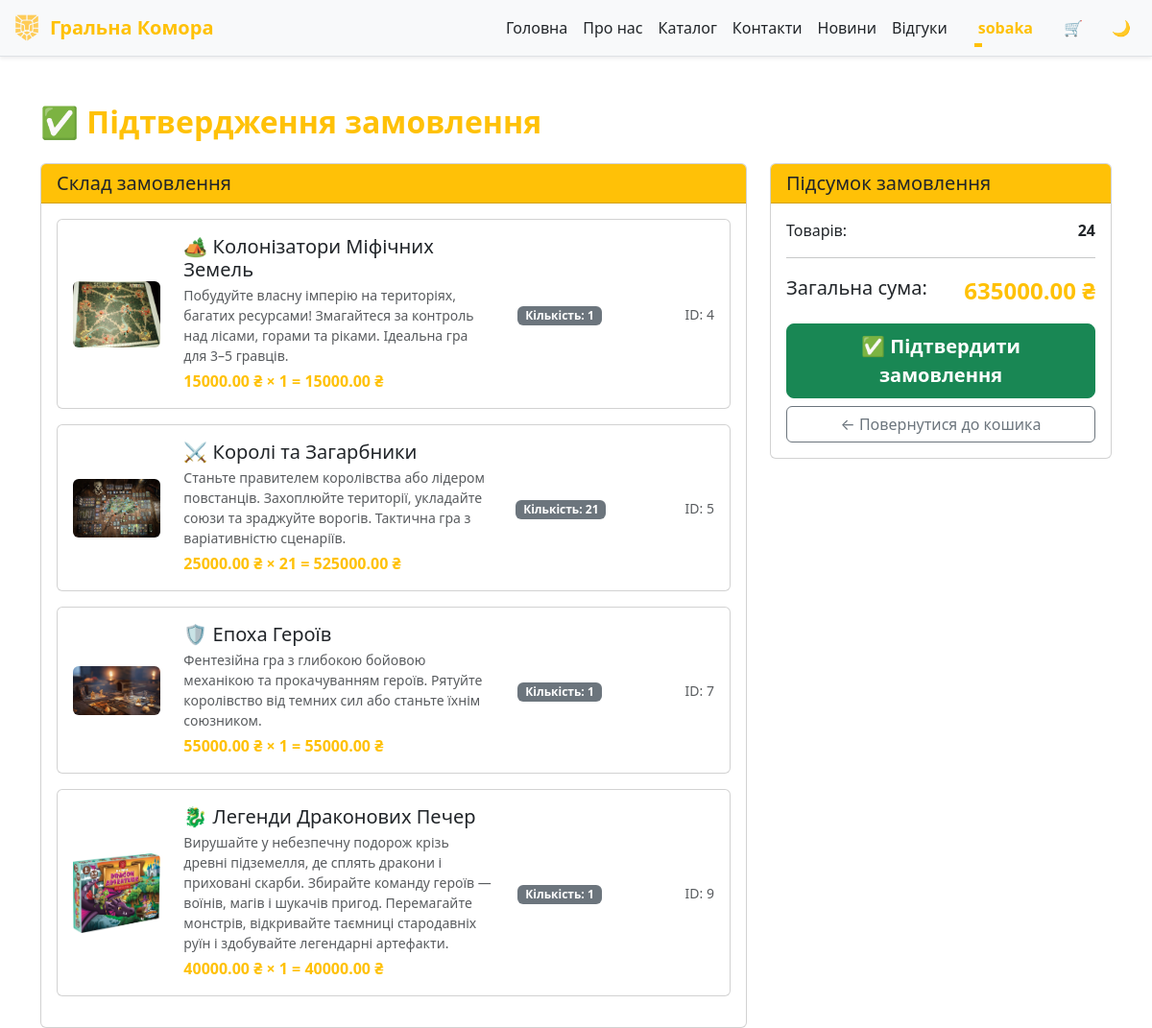
The app's page /checkout (signed in), older data.
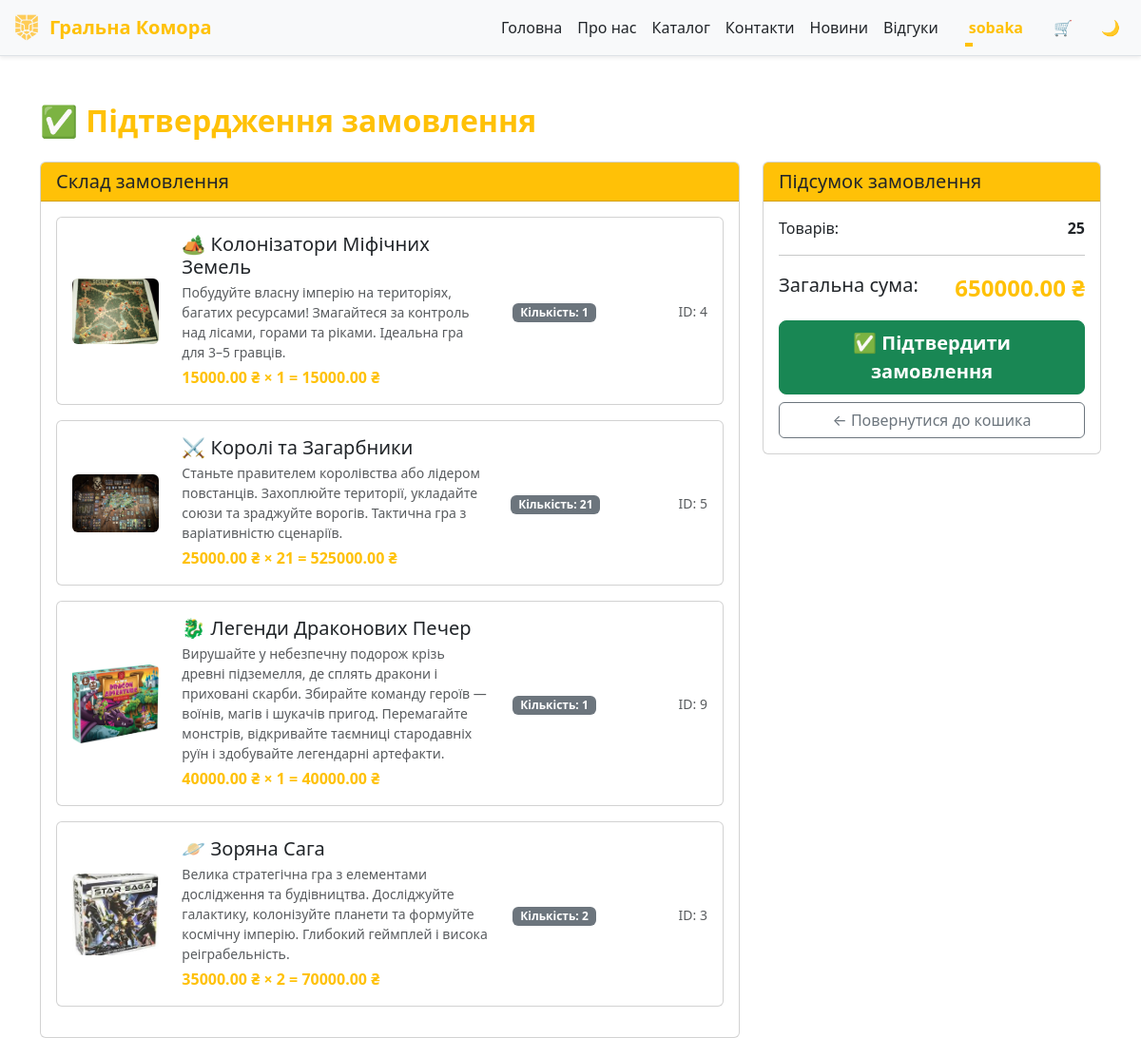
The same page, newer data.
### app/models/user.py (models this page shows, shortened)
class User(db.Model):
    __tablename__ = 'users'
    PRIVILEGE_TIERS = {
        'Default': {
            'label': 'Default',
            'discount_percent': 0,
            'badge_class': 'secondary'
        },
        'Gold': {
            'label': 'Gold',
            'discount_percent': 5,
            'badge_class': 'warning'
        },
        'Diamond': {
            'label': 'Diamond',
            'discount_percent': 10,
            'badge_class': 'info'
        },
        'VIP': {
            'label': 'VIP',
            'discount_percent': 20,
            'badge_class': 'success'
        },
    }
    ALLOWED_STATUSES = {'User', 'Admin', 'Moder'}
    id = db.Column(db.Integer, primary_key=True, autoincrement=True)
    nickname = db.Column(db.String(80), unique=True, nullable=False)
    email = db.Column(db.String(120), unique=True, nullable=False)
    password = db.Column(db.String(200), nullable=False)
    status = db.Column(db.String(20), default='User')
    privilege = db.Column(db.String(20), default='Default')
    @property
    def privilege_info(self):
        return self.PRIVILEGE_TIERS.get(self.privilege, self.PRIVILEGE_TIERS['Default'])
    @property
    def privilege_label(self):
        return self.privilege_info['label']
    @property
    def discount_percent(self):
        return self.privilege_info['discount_percent']
    @property
    def discount_multiplier(self):
        percent = self.discount_percent
        return round(1 - (percent / 100), 2) if percent else 1.0

### app/models/desktop.py (models this page shows, shortened)
class Desktop(db.Model):
    __tablename__ = 'desktop'
    id = db.Column(db.Integer, primary_key=True)
    name = db.Column(db.String(100), nullable=False)
    description = db.Column(db.String(100), nullable=False)
    price = db.Column(db.Float, nullable=False)
    image = db.Column(db.String(255), nullable=False)

### app/models/cart.py (models this page shows, shortened)
class CartItem(db.Model):
    __tablename__ = 'cart_items'
    id = db.Column(db.Integer, primary_key=True)
    user_id = db.Column(db.Integer, db.ForeignKey('users.id'), nullable=False)
    item_id = db.Column(db.Integer, db.ForeignKey('desktop.id'), nullable=False)
    quantity = db.Column(db.Integer, default=1, nullable=False)
    user = db.relationship('User', backref='cart_items', lazy='select')
    item = db.relationship('Desktop', backref='in_carts', lazy='select')

### app/routes.py (the view)
@main.route('/checkout')
@login_required
def checkout():
    user_id = g.current_user.id
    cart_items = CartItem.query.filter_by(user_id=user_id).all()
    if not cart_items or len(cart_items) == 0:
        return redirect(url_for('main.cart'))
    carts = []
    total_amount = 0.0
    total_items = 0
    discount_multiplier = getattr(g.current_user, 'discount_multiplier', 1.0)
    discount_percent = getattr(g.current_user, 'discount_percent', 0)
    for item in cart_items:
        if not item.item:
            continue
        price_str = str(item.item.price).replace(' ', '').replace(',', '.')
        price = float(price_str) if price_str else 0.0
        item_total = price * item.quantity
        item_total_discounted = item_total * discount_multiplier
        total_amount += item_total_discounted
        total_items += item.quantity
        cart_dict = {
            'id': item.id,
            'user_id': item.user_id,
            'item_id': item.item_id,
            'quantity': item.quantity,
            'item': {
                'id': item.item.id,
                'name': item.item.name,
                'description': item.item.description,
                'price': price,
                'image': item.item.image
            },
            'total': round(item_total_discounted, 2),
            'original_total': round(item_total, 2)
        }
        carts.append(cart_dict)
    return render_template('checkout.html',
                         carts=carts,
                         total_amount=round(total_amount, 2),
                         total_items=total_items,
                         user_id=user_id,
                         discount_multiplier=discount_multiplier,
                         discount_percent=discount_percent,
                         isFooter=False)

### app/routes.py (called while the page is built)
def login_required(view_func):
    @wraps(view_func)
    def wrapper(*args, **kwargs):
        if not getattr(g, 'current_user', None):
            flash('Увійдіть, щоб продовжити.', 'warning')
            return redirect(url_for('main.index'))
        return view_func(*args, **kwargs)
    return wrapper

@main.before_app_request
def load_current_user():
    user_id = session.get('user_id')
    g.current_user = User.query.get(user_id) if user_id else None

@main.app_context_processor
def inject_current_user():
    return {'current_user': getattr(g, 'current_user', None)}

### app/templates/checkout.html (shortened to what this page needs)
{% extends 'base.html' %}
{% block content %}
<div class="container mt-5">
    <h2 class="fw-bold text-warning mb-4">✅ Підтвердження замовлення</h2>
    <div class="row">
        <div class="col-md-8">
            <div class="card">
                <div class="card-header bg-warning text-dark">
                    <h5 class="mb-0">Склад замовлення</h5>
                </div>
                <div class="card-body">
                    {% for cart in carts %}
                    <div class="card mb-3">
                        <div class="card-body">
                            <div class="row align-items-center">
                                <div class="col-md-2">
                                    <img src="{{ url_for('static', filename=cart.item.image) }}"
                                         class="img-fluid rounded"
                                         alt="{{ cart.item.name }}"
                                         style="max-height: 100px; object-fit: cover;">
                                </div>
                                <div class="col-md-6">
                                    <h5 class="card-title mb-1">{{ cart.item.name }}</h5>
                                    <p class="card-text text-muted small mb-1">{{ cart.item.description }}</p>
                                    <p class="text-warning fw-bold mb-0">
                                        {% if discount_percent and discount_percent > 0 %}
                                            {{ "%.2f"|format(cart.item.price) }} ₴ × {{ cart.quantity }} =
                                            <del class="text-muted">{{ "%.2f"|format(cart.original_total) }} ₴</del>
                                            <span class="ms-2">{{ "%.2f"|format(cart.total) }} ₴</span>
                                        {% else %}
                                            {{ "%.2f"|format(cart.item.price) }} ₴ × {{ cart.quantity }} = {{ "%.2f"|format(cart.total) }} ₴
                                        {% endif %}
                                    </p>
                                </div>
                                <div class="col-md-2 text-center">
                                    <span class="badge bg-secondary">Кількість: {{ cart.quantity }}</span>
                                </div>
                                <div class="col-md-2 text-end">
                                    <span class="text-muted small">ID: {{ cart.item.id }}</span>
                                </div>
                            </div>
                        </div>
                    </div>
                    {% endfor %}
                </div>
            </div>
        </div>
        <div class="col-md-4">
            <div class="card">
                <div class="card-header bg-warning text-dark">
                    <h5 class="mb-0">Підсумок замовлення</h5>
                </div>
                <div class="card-body">
                    <div class="d-flex justify-content-between mb-2">
                        <span>Товарів:</span>
                        <strong>{{ total_items }}</strong>
                    </div>
                    <hr>
                    <div class="d-flex justify-content-between mb-3">
                        <span class="fs-5">Загальна сума:</span>
                        <strong class="text-warning fs-4">{{ "%.2f"|format(total_amount) }} ₴</strong>
                    </div>
                    <form method="POST" action="{{ url_for('main.add_order') }}">
                        <div class="d-grid gap-2">
                            <button type="submit" class="btn btn-success btn-lg fw-bold">
                                ✅ Підтвердити замовлення
                            </button>
                            <a href="{{ url_for('main.cart') }}" class="btn btn-outline-secondary">
                                ← Повернутися до кошика
                            </a>
                        </div>
                    </form>
                </div>
            </div>
        </div>
    </div>
</div>
{% endblock %}

### app/templates/base.html (shortened to what this page needs)
<!DOCTYPE html>
<html lang="uk" data-bs-theme="auto">
<head>
    <link rel="stylesheet" href="{{ url_for('static', filename='css/style.css') }}">
    <link rel="stylesheet" href="{{ url_for('static', filename='css/feedback.css') }}">
    <link rel="stylesheet" href="{{ url_for('static', filename='css/loader.css') }}">
    <link href="https://cdn.jsdelivr.net/npm/bootstrap@5.3.3/dist/css/bootstrap.min.css" rel="stylesheet"
>
    <link rel="stylesheet" href="https://cdnjs.cloudflare.com/ajax/libs/font-awesome/6.4.0/css/all.min.css" />
    <link rel="stylesheet" href="https://cdnjs.cloudflare.com/ajax/libs/animate.css/4.1.1/animate.min.css" />
</head>
<body data-user-auth="{{ 'true' if current_user else 'false' }}">
    {% if isHeader is not defined or isHeader %}
    {% include 'components/header.html' %}
    {% endif %}
    <main>
        {% block content %}
        {% endblock %}
    </main>
</body>
</html>

### app/templates/components/header.html (shortened to what this page needs)
<header class="navbar fixed-top navbar-expand-lg border-bottom bg-body-tertiary shadow-sm animate-navbar">
  <div class="container-fluid">
    <a href="/" class="navbar-brand d-flex align-items-center animate__animated animate__fadeInLeft"
      style="animation-delay: 0.5s; animation-fill-mode: both;">
      <img src="static/images/logo.png" alt="Logo" width="32" height="32" class="me-2">
      <span class="fw-bold text-warning">Гральна Комора</span>
    </a>
    <div class="collapse navbar-collapse justify-content-end" id="navbarNav">
      <ul class="navbar-nav align-items-center mb-2 mb-lg-0">
        <li class="nav-item"><a href="/" class="nav-link">Головна</a></li>
        <li class="nav-item"><a href="/about" class="nav-link">Про нас</a></li>
        <li class="nav-item"><a href="/catalog" class="nav-link">Каталог</a></li>
        <li class="nav-item"><a href="/contacts" class="nav-link">Контакти</a></li>
        <li class="nav-item"><a href="/news" class="nav-link">Новини</a></li>
        {% if current_user %}
        <li class="nav-item"><a href="/feedback" class="nav-link">Відгуки</a></li>
        {% endif %}
        {% if not current_user %}
        <li class="nav-item d-none d-lg-block ms-2">
          <button id="login-desktop"
            class="login-btn desktop d-none d-lg-flex align-items-center justify-content-center ms-3">
            <div class="svg-wrapper-1">
              <div class="svg-wrapper">
                <svg xmlns="http://www.w3.org/2000/svg" viewBox="0 0 512 512" width="24" height="24">
                  <path
                    d="M256 0C114.6 0 0 114.6 0 256s114.6 256 256 256 256-114.6 256-256S397.4 0 256 0zm0 80c48.6 0 88 39.4 88 88s-39.4 88-88 88-88-39.4-88-88 39.4-88 88-88zm0 384c-52.9 0-99.8-23.9-131.4-61.4 2.1-43.8 87.6-67.9 131.4-67.9s129.3 24.1 131.4 67.9C355.8 440.1 308.9 464 256 464z" />
                </svg>
              </div>
            </div>
            <span>Вхід</span>
          </button>
        </li>
        {% else %}
        <li class="nav-item dropdown d-none d-lg-block ms-3">
          <a class="nav-link dropdown-toggle fw-semibold text-warning" href="#" role="button"
            data-bs-toggle="dropdown" aria-expanded="false">
            {{ current_user.nickname }}
          </a>
        </li>
        {% endif %}
        <li class="nav-item d-none d-lg-block ms-2">
          <a href="/cart" class="text-decoration-none" data-cart-link="true">
            <button id="cart-button-desktop"
              class="nav-btn btn-yellow-hover rounded-circle border-0 p-2 d-none d-lg-inline-flex ms-lg-2 position-relative"
              style="width: 40px; height: 40px;" aria-label="Відкрити кошик">
              🛒
            </button>
          </a>
        </li>
        <li class="nav-item d-none d-lg-block ms-2">
          <button id="theme-toggle-desktop" class="nav-btn rounded-circle border-0 p-2"
            style="width: 40px; height: 40px;">
          </button>
        </li>
      </ul>
    </div>
  </div>
</header>

### app/static/css/style.css (style rules this page uses)
:root, [data-bs-theme="light"] { --bs-body-bg: #f8f9fa; --bs-body-color: #212529; --bs-primary: #EF8354; --bs-secondary: #4e555b; --nav-btn-hover-bg: #4e555b; --login-color: #e0e1e3; --login-color1: #f8f9fa; }
.animate-navbar { animation: fadeIn 1.2s ease-out, slideDown 1.2s ease-out; }
.navbar.fixed-top { z-index: 1050; }
.nav-link { position: relative; transition: color 0.3s ease-in-out; color: var(--bs-body-color) !important; text-decoration: none; }
.nav-link::after { content: ''; position: absolute; bottom: 0; left: 0; height: 2px; width: 0; background-color: #ffc107; transition: width 0.3s ease-in-out; }
body { padding-top: 60px; transition: background-color 0.5s ease, color 0.5s ease; position: relative; overflow-x: hidden; }
.nav-btn { width: 40px; height: 40px; border: none; background: none; box-shadow: none; }
.nav-btn { width: 40px; height: 40px; border: none; background: none; box-shadow: none; cursor: pointer; border-radius: 50%; transition: background 0.3s ease-in-out, box-shadow 0.3s ease-in-out, transform 0.2s ease-in-out; }

### app/static/css/feedback.css (style rules this page uses)
:root, [data-bs-theme="light"] { --bs-body-bg: #f8f9fa; --input-color: #e0e1e3; --border-color: #ced4da; --focus-shadow-color: rgba(255, 193, 7, 0.5); --focus-border-color: #ffc107; --focus-bg-color: #ffffff; --focus-text-color: #212529; }

Row changes from the older to the newer data that the page shows:
removed CartItem: image (picture), item.name "🛡️ Епоха Героїв", item.description "Фентезійна гра з глибокою бойовою механікою та прокачуванням героїв. Рятуйте королівство від темних сил або станьте їхнім союзником.", item.price "55000.00", quantity "1", total "55000.00", item.id "7"
added CartItem: image (picture), item.name "🪐 Зоряна Сага", item.description "Велика стратегічна гра з елементами дослідження та будівництва. Досліджуйте галактику, колонізуйте планети та формуйте космічну імперію. Глибокий геймплей і висока реіграбельність.", item.price "35000.00", quantity "2", total "70000.00", item.id "3"
Text that changed along with them:
{{ total_items }}: "24" → "25"
{{ "%.2f"|format(total_amount) }}: "635000.00" → "650000.00"
